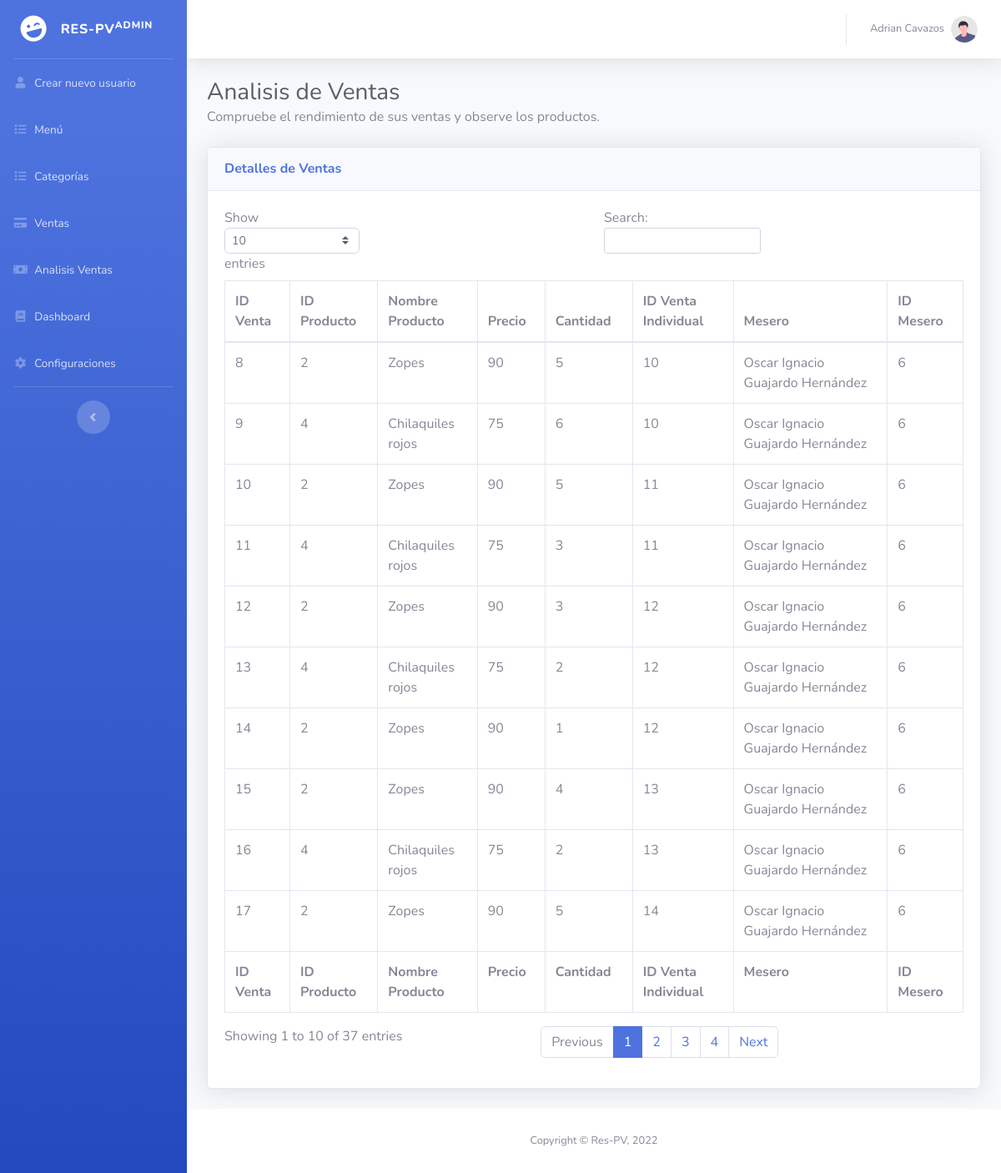
Page /analisisVentas.php (signed in) on the committed database.
### tables this page shows
CREATE TABLE `user` (
  `id_user` int(11) NOT NULL,
  `name_user` varchar(30) DEFAULT NULL,
  `lname_user` varchar(30) DEFAULT NULL,
  `phone_user` varchar(10) DEFAULT NULL,
  `email_user` varchar(40) DEFAULT NULL,
  `pass_user` varchar(20) DEFAULT NULL,
  `userType` int(11) NOT NULL
);

CREATE TABLE `selldetail` (
  `id_sellDetail` int(11) NOT NULL,
  `id_product` int(11) NOT NULL,
  `name_product` varchar(30) NOT NULL,
  `unitaryPrice_product` int(11) NOT NULL,
  `cuantity_sellDetail` int(11) NOT NULL,
  `id_sell` int(11) NOT NULL
);

CREATE TABLE `sell` (
  `id_sell` int(11) NOT NULL,
  `date_sell` date NOT NULL,
  `time_sell` time NOT NULL,
  `totalQuantity_sell` bigint(20) NOT NULL,
  `change_sell` int(11) NOT NULL,
  `user_id` int(11) NOT NULL
);

### db.php (called while the page is built, shortened)
<?php
    class Conexion{
        private $driver = "mysql";
        private $host = "localhost";
        private $dbname = "respv";
        private $usuario = "root";
        private $contrasena = "";
        public function __construct(){
            try {
                $db = new PDO("{$this->driver}:host={$this->host};dbname={$this->dbname}",$this->usuario,$this->contrasena);
                $db->setAttribute(PDO::ATTR_ERRMODE, PDO::ERRMODE_EXCEPTION);
                return $db;
            } catch (PDOException $e) {
                echo "Ha ocurrido un error al conectarse a la base de datos" . $e->getMessage();
            }
        }
    }
?>

### usuarios/Modelo/usuarios.php (called while the page is built, shortened)
<?php
    require_once(__DIR__.'/../../db.php');
    class Usuarios extends Conexion{
        public function __construct(){
            $this->db = parent::__construct();
        }
        public function getUser($Id){
            $rows = null;
            $statement = $this->db->prepare("SELECT * FROM user WHERE id_user = :Id");
            $statement->bindParam(':Id',$Id);
            $statement->execute();
            while ($result = $statement->fetch()) {
                $rows[] = $result;
            }
            return $rows;
        }
        public function getUserType($Id){
            $rows = null;
            $statement = $this->db->prepare("SELECT userType FROM user WHERE id_user = :Id");
            $statement->bindParam(':Id',$Id);
            $statement->execute();
            while($result = $statement->fetch()){
                $rows[] = $result;
            }
            return $rows[0]['userType'];
        }
    }
?>

### menu/Modelo/menu.php (called while the page is built, shortened)
<?php
    require_once(__DIR__.'/../../db.php');
    class Menu extends Conexion{
        public function __construct(){
            $this->db = parent::__construct();
        }
        public function getTabla($nombreTabla){
            $rows = null;
            $statement = $this->db->prepare("SELECT * FROM $nombreTabla");
            $statement->execute();
            while ($result = $statement->fetch()) {
                $rows[] = $result;
            }
            return $rows;
        }
    }
?>

### ventas/Modelo/ventas.php (called while the page is built, shortened)
<?php
    require_once(__DIR__.'/../../db.php');
    class Ventas extends Conexion{
        public function __construct(){
            $this->db = parent::__construct();
        }
        public function getVenta($id_venta){
            $rows = null;
            $statement = $this->db->prepare("SELECT * FROM sell WHERE id_sell = :id_venta");
            $statement->bindParam(':id_venta', $id_venta);
            $statement->execute();
            while ($result = $statement->fetch()) {
                $rows[] = $result;
            }
            return $rows;
        }
    }
?>

### analisisVentas.php (the view, shortened to what this page needs)
<?php
if(!empty($_SESSION["userId"])) {
    require_once('usuarios/Modelo/usuarios.php');
    $Modelo = new Usuarios();
    $tipoDeUsuario = $Modelo->getUserType($_SESSION["userId"]);
    if (!$tipoDeUsuario) {
        $_SESSION["errorMessage"] = "Invalid Credentials";
        header('Location: logout.php');
    } else {
        switch($tipoDeUsuario){
            case 1:
                $Usuario = $Modelo->getUser($_SESSION["userId"]);
                $nombreUsuario = $Usuario[0]["name_user"];
                $apellidoUsuario = $Usuario[0]["lname_user"];
                require_once("menu/Modelo/menu.php");
                $ModeloMenu = new Menu();
                require_once('ventas/Modelo/ventas.php');
                $ModeloVenta = new Ventas();
            break;
        }
    }
} else {
    header('Location: logout.php');
}
?>
<!DOCTYPE html>
<html lang="en">
<head>
    <link href="vendor/fontawesome-free/css/all.min.css" rel="stylesheet" type="text/css">
    <link href="css/sb-admin-2.min.css" rel="stylesheet">
</head>
<body id="page-top">
    <div id="wrapper">
        <ul class="navbar-nav bg-gradient-primary sidebar sidebar-dark accordion" id="accordionSidebar">
            <a class="sidebar-brand d-flex align-items-center justify-content-center" href="homeAdministrador.php">
                <div class="sidebar-brand-icon rotate-n-15">
                    <i class="fas fa-laugh-wink"></i>
                </div>
                <div class="sidebar-brand-text mx-3">Res-PV<sup>Admin</sup></div>
            </a>
            <hr class="sidebar-divider my-0">
            <li class="nav-item">
                <a class="nav-link" href="createUser.php">
                    <i class="fas fa-fw fa-user"></i>
                    <span>Crear nuevo usuario</span></a>
            </li>
            <li class="nav-item">
                <a class="nav-link" href="menu.php">
                    <i class="fas fa-fw fa-list"></i>
                    <span>Menú</span></a>
            </li>
            <li class="nav-item">
                <a class="nav-link" href="adminCategorias.php">
                    <i class="fas fa-fw fa-list"></i>
                    <span>Categorías</span></a>
            </li>
            <li class="nav-item">
                <a class="nav-link" href="sales.php">
                    <i class="fas fa-fw fa-credit-card"></i>
                    <span>Ventas</span></a>
            </li>
            <li class="nav-item">
                <a class="nav-link" href="analisisVentas.php">
                    <i class="fas fa-fw fa-money-bill"></i>
                    <span>Analisis Ventas</span></a>
            </li>
            <li class="nav-item">
                <a class="nav-link" href="dashboard.php">
                    <i class="fas fa-fw fa-book"></i>
                    <span>Dashboard</span></a>
            </li>
            <li class="nav-item">
                <a class="nav-link" href="configuraciones.php">
                    <i class="fas fa-fw fa-cog"></i>
                    <span>Configuraciones</span></a>
            </li>
            <hr class="sidebar-divider d-none d-md-block">
            <div class="text-center d-none d-md-inline">
                <button class="rounded-circle border-0" id="sidebarToggle"></button>
            </div>
        </ul>
        <div id="content-wrapper" class="d-flex flex-column">
            <div id="content">
                <nav class="navbar navbar-expand navbar-light bg-white topbar mb-4 static-top shadow">
                    <ul class="navbar-nav ml-auto">
                        <li class="nav-item dropdown no-arrow">
                            <a class="nav-link dropdown-toggle" href="#" id="userDropdown" role="button"
                                data-toggle="dropdown" aria-haspopup="true" aria-expanded="false">
                                <span class="mr-2 d-none d-lg-inline text-gray-600 small"><?php echo $nombreUsuario.' '.$apellidoUsuario?></span>
                                <img class="img-profile rounded-circle"
                                    src="img/undraw_profile.svg">
                            </a>
                        </li>
                    </ul>
                </nav>
                <div class="container-fluid">
                        <h1 class="h3 mb-0 text-gray-800">Analisis de Ventas</h1>
                        <p class="mb-4">Compruebe el rendimiento de sus ventas y observe los productos.</p>
                    <div class="card shadow mb-4">
                        <div class="card-header py-3">
                            <h6 class="m-0 font-weight-bold text-primary">Detalles de Ventas</h6>
                        </div>
                        <div class="card-body">
                            <div class="table-responsive">
                                <table class="table table-bordered" id="dataTable" width="100%" cellspacing="0">
                                    <thead>
                                        <tr>
                                            <th>ID Venta</th>
                                            <th>ID Producto</th>
                                            <th>Nombre Producto</th>
                                            <th>Precio</th>
                                            <th>Cantidad </th>
                                            <th>ID Venta Individual</th>
                                            <th>Mesero</th>
                                            <th>ID Mesero</th>
                                        </tr>
                                    </thead>
                                    <tfoot>
                                        <tr>
                                            <th>ID Venta</th>
                                            <th>ID Producto</th>
                                            <th>Nombre Producto</th>
                                            <th>Precio</th>
                                            <th>Cantidad </th>
                                            <th>ID Venta Individual</th>
                                            <th>Mesero</th>
                                            <th>ID Mesero</th>
                                        </tr>
                                    </tfoot>
                                    <tbody>
                                       <?php
                                        $nombreTabla = "selldetail";
                                        $detalles = $ModeloMenu -> getTabla($nombreTabla);
                                        foreach($detalles as $detalle){
                                            $VentaActual = $ModeloVenta->getVenta($detalle['id_sell']);
                                            $Mesero = $Modelo->getUser($VentaActual[0]['user_id']);
                                            $nombreMesero = $Mesero[0]["name_user"];
                                            $apellidoMesero = $Mesero[0]["lname_user"];?>
                                        <tr>
                                            <td><?php echo $detalle['id_sellDetail'] ?></td>
                                            <td><?php echo $detalle['id_product'] ?></td>
                                            <td><?php echo $detalle['name_product'] ?></td>
                                            <td><?php echo $detalle['unitaryPrice_product'] ?></td>
                                            <td><?php echo $detalle['cuantity_sellDetail'] ?></td>
                                            <td><?php echo $detalle['id_sell'] ?></td>
                                            <td><?php echo $nombreMesero.' '.$apellidoMesero ?></td>
                                            <td><?php echo $VentaActual[0]['user_id'] ?></td>
                                        </tr>
                                        <?php
                                        }
                                        ?>
                                    </tbody>
                                </table>
                            </div>
                        </div>
                    </div>
                </div>
            </div>
            <footer class="sticky-footer bg-white">
                <div class="container my-auto">
                    <div class="copyright text-center my-auto">
                        <span>Copyright &copy; Res-PV, 2022 </span>
                    </div>
                </div>
            </footer>
        </div>
    </div>
</body>
</html>

### rows in the picture
user: name_user "Adrian", lname_user "Cavazos"
selldetail: id_sellDetail "8", id_product "2", name_product "Zopes", unitaryPrice_product "90", cuantity_sellDetail "5", id_sell "10", user.name_user "Oscar Ignacio", user.lname_user "Guajardo Hernández", id_sell.user_id "6"
selldetail: id_sellDetail "9", id_product "4", name_product "Chilaquiles rojos", unitaryPrice_product "75", cuantity_sellDetail "6", id_sell "10", user.name_user "Oscar Ignacio", user.lname_user "Guajardo Hernández", id_sell.user_id "6"
selldetail: id_sellDetail "10", id_product "2", name_product "Zopes", unitaryPrice_product "90", cuantity_sellDetail "5", id_sell "11", user.name_user "Oscar Ignacio", user.lname_user "Guajardo Hernández", id_sell.user_id "6"
selldetail: id_sellDetail "11", id_product "4", name_product "Chilaquiles rojos", unitaryPrice_product "75", cuantity_sellDetail "3", id_sell "11", user.name_user "Oscar Ignacio", user.lname_user "Guajardo Hernández", id_sell.user_id "6"
selldetail: id_sellDetail "12", id_product "2", name_product "Zopes", unitaryPrice_product "90", cuantity_sellDetail "3", id_sell "12", user.name_user "Oscar Ignacio", user.lname_user "Guajardo Hernández", id_sell.user_id "6"
selldetail: id_sellDetail "13", id_product "4", name_product "Chilaquiles rojos", unitaryPrice_product "75", cuantity_sellDetail "2", id_sell "12", user.name_user "Oscar Ignacio", user.lname_user "Guajardo Hernández", id_sell.user_id "6"
selldetail: id_sellDetail "14", id_product "2", name_product "Zopes", unitaryPrice_product "90", cuantity_sellDetail "1", id_sell "12", user.name_user "Oscar Ignacio", user.lname_user "Guajardo Hernández", id_sell.user_id "6"
selldetail: id_sellDetail "15", id_product "2", name_product "Zopes", unitaryPrice_product "90", cuantity_sellDetail "4", id_sell "13", user.name_user "Oscar Ignacio", user.lname_user "Guajardo Hernández", id_sell.user_id "6"
selldetail: id_sellDetail "16", id_product "4", name_product "Chilaquiles rojos", unitaryPrice_product "75", cuantity_sellDetail "2", id_sell "13", user.name_user "Oscar Ignacio", user.lname_user "Guajardo Hernández", id_sell.user_id "6"
selldetail: id_sellDetail "17", id_product "2", name_product "Zopes", unitaryPrice_product "90", cuantity_sellDetail "5", id_sell "14", user.name_user "Oscar Ignacio", user.lname_user "Guajardo Hernández", id_sell.user_id "6"
